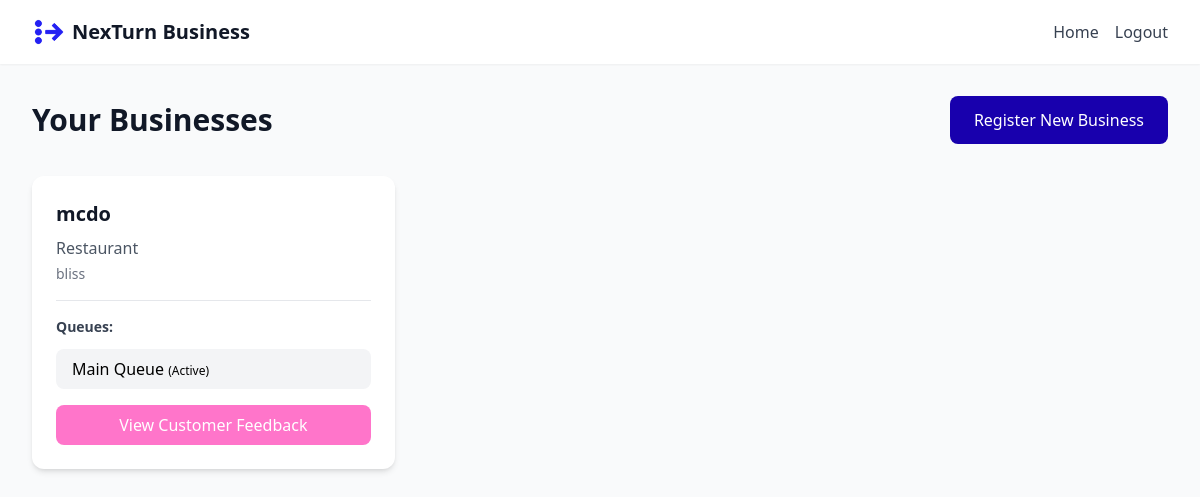
Page /business/dashboard (signed in) on the committed database.
### tables this page shows
CREATE TABLE businesses (
            id INTEGER PRIMARY KEY AUTOINCREMENT,
            name TEXT NOT NULL,
            description TEXT,
            category TEXT,
            address TEXT,
            owner_id INTEGER,
            created_at TIMESTAMP DEFAULT CURRENT_TIMESTAMP,
            FOREIGN KEY (owner_id) REFERENCES users(id)
        );

CREATE TABLE queues (
            id INTEGER PRIMARY KEY AUTOINCREMENT,
            business_id INTEGER NOT NULL,
            name TEXT NOT NULL,
            avg_service_time INTEGER DEFAULT 5,
            is_active BOOLEAN DEFAULT 1,
            created_at TIMESTAMP DEFAULT CURRENT_TIMESTAMP,
            FOREIGN KEY (business_id) REFERENCES businesses(id)
        );

### app.py (the view)
@app.route('/business/dashboard')
def business_dashboard():
    if not require_login():
        return redirect(url_for('login'))
    user_id = session.get('user_id')
    conn = sqlite3.connect(DB_PATH)
    cur = conn.cursor()
    cur.execute("""
        SELECT id, name, description, category, address, created_at
        FROM businesses
        WHERE owner_id = ?
    """, (user_id,))
    businesses = [{'id': row[0], 'name': row[1], 'description': row[2],
                   'category': row[3], 'address': row[4], 'created_at': row[5]}
                  for row in cur.fetchall()]
    for business in businesses:
        cur.execute("""
            SELECT id, name, avg_service_time, is_active
            FROM queues
            WHERE business_id = ?
        """, (business['id'],))
        business['queues'] = [{'id': row[0], 'name': row[1],
                               'avg_service_time': row[2], 'is_active': row[3]}
                             for row in cur.fetchall()]
    conn.close()
    return render_template('business_dashboard.html', businesses=businesses)

### app.py (called while the page is built)
def require_login():
    return 'user_id' in session

### templates/business_dashboard.html (shortened to what this page needs)
<!DOCTYPE html>
<html lang="en">
<head>
    <script src="https://cdn.tailwindcss.com"></script>
</head>
<body class="bg-gray-50">
    <nav class="bg-white shadow-sm">
        <div class="max-w-7xl mx-auto px-4 sm:px-6 lg:px-8">
            <div class="flex justify-between h-16">
                <div class="flex items-center space-x-2">
                    <img src="{{ url_for('static', filename='logo.png') }}" alt="NexTurn" class="h-8 w-8"/>
                    <span class="text-xl font-bold text-gray-900">NexTurn Business</span>
                </div>
                <div class="flex items-center space-x-4">
                    <a href="{{ url_for('home') }}" class="text-gray-700 hover:text-primary">Home</a>
                    <a href="{{ url_for('logout') }}" class="text-gray-700 hover:text-accent1">Logout</a>
                </div>
            </div>
        </div>
    </nav>
    <div class="max-w-7xl mx-auto px-4 sm:px-6 lg:px-8 py-8">
        <div class="flex justify-between items-center mb-8">
            <h1 class="text-3xl font-bold text-gray-900">Your Businesses</h1>
            <a href="{{ url_for('register_business') }}" class="px-6 py-3 bg-primary text-white rounded-lg hover:bg-accent1 transition">
                Register New Business
            </a>
        </div>
        {% if businesses %}
            <div class="grid gap-6 md:grid-cols-2 lg:grid-cols-3">
                {% for business in businesses %}
                <div class="bg-white rounded-xl shadow-md p-6 hover:shadow-lg transition">
                    <h2 class="text-xl font-bold text-gray-900 mb-2">{{ business.name }}</h2>
                    <p class="text-gray-600 mb-1">{{ business.category }}</p>
                    <p class="text-sm text-gray-500 mb-4">{{ business.address }}</p>
                    <div class="border-t pt-4 mt-4">
                        <h3 class="text-sm font-semibold text-gray-700 mb-3">Queues:</h3>
                        {% if business.queues %}
                            <div class="space-y-2 mb-4">
                                {% for queue in business.queues %}
                                <a href="{{ url_for('manage_queue', business_id=business.id, queue_id=queue.id) }}"
                                   class="block px-4 py-2 bg-gray-100 hover:bg-accent2 hover:text-white rounded-lg transition">
                                    {{ queue.name }}
                                    <span class="text-xs">
                                        {% if queue.is_active %}
                                            (Active)
                                        {% else %}
                                            (Inactive)
                                        {% endif %}
                                    </span>
                                </a>
                                {% endfor %}
                            </div>
                        {% else %}
                            <p class="text-sm text-gray-500 italic mb-4">No queues available</p>
                        {% endif %}
                        <a href="{{ url_for('view_feedback', business_id=business.id) }}"
                           class="block w-full text-center px-4 py-2 bg-accent3 text-white rounded-lg hover:bg-primary transition">
                            View Customer Feedback
                        </a>
                    </div>
                </div>
                {% endfor %}
            </div>
        {% endif %}
    </div>
</body>
</html>

### rows in the picture
businesses: name "mcdo", category "Restaurant", address "bliss"
queues: name "Main Queue", is_active "(Active)"
